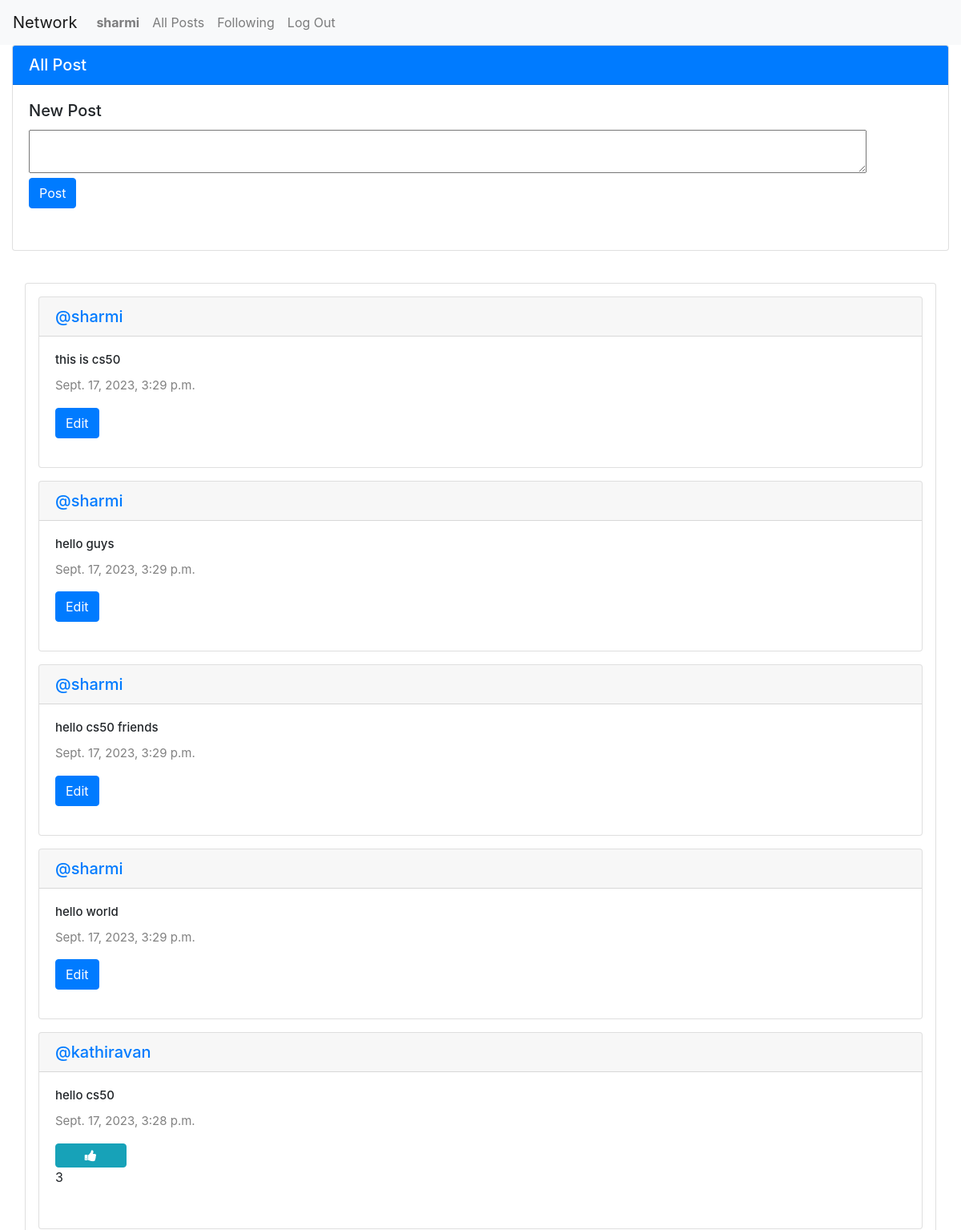
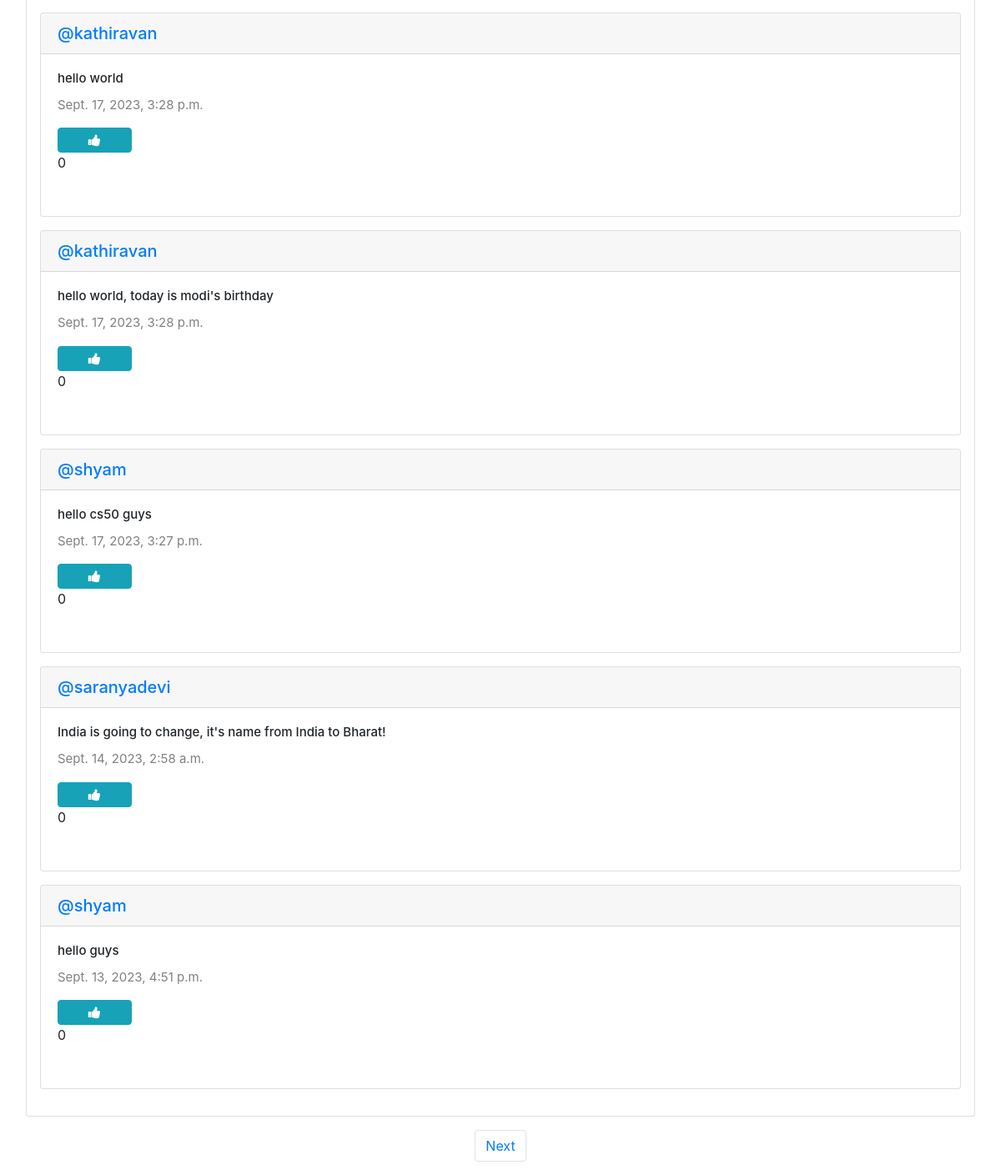
Screenshot of / (signed in) with the database file from the repository (2 pictures, top to bottom).
### network/models.py (models this page shows, shortened)
class User(AbstractUser):
    pass

class Post(models.Model):
    content = models.CharField(max_length=140)
    user = models.ForeignKey(User, on_delete=models.CASCADE, related_name="author")
    date = models.DateTimeField(auto_now_add=True)

### network/views.py (the view)
# urls.py: path("", views.index, name="index"),
def index(request):
    allPosts = Post.objects.all().order_by("id").reverse()
    paginator = Paginator(allPosts,10)
    page_Number = request.GET.get('page')
    posts_of_the_page = paginator.get_page(page_Number)
    allLikes =Like.objects.all()
    whoYouLiked = []
    try:
        for like in allLikes:
            if like.user.id == request.user.id:
                whoYouLiked.append(like.post.id)
    except:
        whoYouLiked = []
    for post in posts_of_the_page:
        post.like_count = Like.objects.filter(post=post).count()
    return render(request, "network/index.html",{
        "allPosts":allPosts,
        "posts_of_the_page" : posts_of_the_page,
        "whoyouliked" : whoYouLiked,
    })

### network/templates/network/index.html (shortened to what this page needs)
{% extends "network/layout.html" %}
{% block body %}
<div class="container-fluid">
<div class="card">
    <h5 class="card-header bg-primary" style="color:white;">All Post</h5>
    {% if user.is_authenticated %}
        <div class="card-body form-floating mb-3">
            <h5 class="card-title">New Post</h5>
            <form class="card-text form-floating mb-3" action="{% url 'newpost' %}" method="POST">
                <textarea name="content" row="4" cols="100"></textarea>
                <br>
                <input type="submit" value="Post" class="btn btn-primary">
            </form>
        </div>
    {% endif %}
  </div>
</div>
<br>
<div class="container-fluid" style="margin-bottom:1rem;">
    <div class="card" style="margin:1rem;padding:1rem;">
        {% for post in posts_of_the_page %}
        <div class="card" style="margin-bottom:1rem;">
            <h5 class="card-header"><a href="{% url 'profile_link' user_id=post.user.id %}">@{{ post.user }}</a></h5>
            <div class="card-body form-floating mb-3">
                <h6 class="content card-title" id="content_{{ post.id }}">{{ post.content }}</h6>
                <p class="date card-text">{{ post.date }}</p>
            {% if user.is_authenticated %}
                {% if user == post.user %}
                    <div class="d-flex">
                        <button class="btn btn-primary" data-toggle="modal" data-target="#modal_edit_post_{{ post.id }}">Edit</button>
                    </div>
                {% else %}
                    {% if post.id in whoyouliked %}
                    <button class="btn btn-info fa fa-thumbs-up col-1" onclick="likeHandler({{ post.id }}, {{ whoyouliked }})" id="{{ post.id }}"></button>
                        <p>{{ post.like_count }}</p>
                    {% else %}
                        <button class="btn btn-info fa fa-thumbs-up col-1" onclick="likeHandler({{ post.id }}, {{ whoyouliked }})" id="{{ post.id }}"></button>
                        <p>{{ post.like_count }}</p>
                    {% endif %}
                {% endif %}
            {% endif %}
            </div>
        </div>
        {% endfor %}
    </div>
</div>
    <nav aria-label = "Page navigation example">
        <ul class="pagination d-flex justify-content-center">
            {% if posts_of_the_page.has_next %}
                <li class="page-item"><a class="page-link" href="?page={{ posts_of_the_page.next_page_number }}">Next</a></li>
            {% endif %}
        </ul>
    </nav>
{% endblock %}

### network/templates/network/layout.html (shortened to what this page needs)
{% load static %}
<!DOCTYPE html>
<html lang="en">
    <head>
        <link rel="stylesheet" href="https://stackpath.bootstrapcdn.com/bootstrap/4.4.1/css/bootstrap.min.css">
        <link rel="stylesheet" href="https://cdnjs.cloudflare.com/ajax/libs/font-awesome/4.7.0/css/font-awesome.min.css">
        <link href="{% static 'network/styles.css' %}" type="text/css" rel="stylesheet">
    </head>
    <body>
        <nav class="navbar navbar-expand-lg navbar-light bg-light">
            <a class="navbar-brand" href="{% url 'index' %}">Network</a>
            <div>
              <ul class="navbar-nav mr-auto">
                {% if user.is_authenticated %}
                    <li class="nav-item">
                        <a class="nav-link" href="{% url 'profile' user_id=user.id   %}"><strong>{{ user.username }}</strong></a>
                    </li>
                {% endif %}
                <li class="nav-item">
                  <a class="nav-link" href="{% url 'index' %}">All Posts</a>
                </li>
                {% if user.is_authenticated %}
                    <li class="nav-item">
                        <a class="nav-link" href="{% url 'following' %}">Following</a>
                    </li>
                    <li class="nav-item">
                        <a class="nav-link" href="{% url 'logout' %}">Log Out</a>
                    </li>
                {% endif %}
              </ul>
            </div>
          </nav>
        <div class="body">
            {% block body %}
            {% endblock %}
        </div>
    </body>
</html>

### network/static/network/styles.css (style rules this page uses)
.content { font-size: 15px; }
.date { color:gray; font-size: 15px; }

### rows the page displays
User: username "sharmi"
Post: user "sharmi", content "this is cs50", date "Sept. 17, 2023, 3:29 p.m."
Post: user "sharmi", content "hello guys", date "Sept. 17, 2023, 3:29 p.m."
Post: user "sharmi", content "hello cs50 friends", date "Sept. 17, 2023, 3:29 p.m."
Post: user "sharmi", content "hello world", date "Sept. 17, 2023, 3:29 p.m."
Post: user "kathiravan", content "hello cs50", date "Sept. 17, 2023, 3:28 p.m.", like_count "3"
Post: user "kathiravan", content "hello world", date "Sept. 17, 2023, 3:28 p.m.", like_count "0"
Post: user "kathiravan", content "hello world, today is modi's birthday", date "Sept. 17, 2023, 3:28 p.m.", like_count "0"
Post: user "shyam", content "hello cs50 guys", date "Sept. 17, 2023, 3:27 p.m.", like_count "0"
Post: user "saranyadevi", content "India is going to change, it's name from India to Bharat!", date "Sept. 14, 2023, 2:58 a.m.", like_count "0"
Post: user "shyam", content "hello guys", date "Sept. 13, 2023, 4:51 p.m.", like_count "0"
